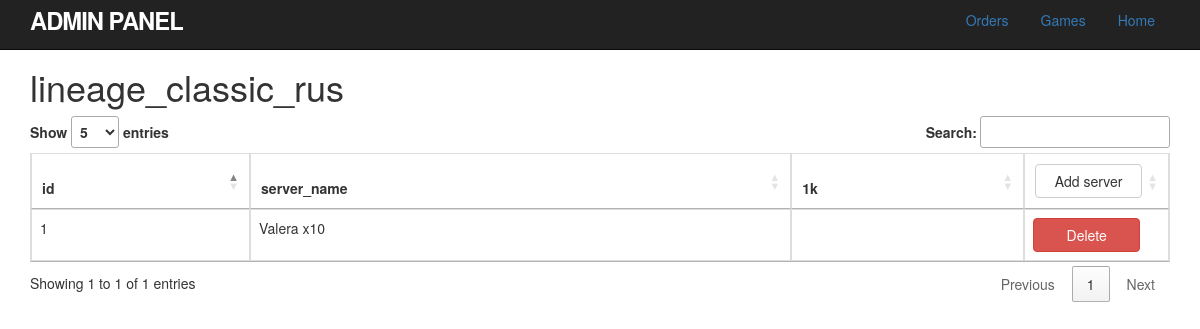
Page /admin/index.php?game=lineage_classic_rus on the committed database.
### tables this page shows
CREATE TABLE IF NOT EXISTS `lineage_classic_rus` (
  `id` int(11) NOT NULL AUTO_INCREMENT,
  `server_name` varchar(32) NOT NULL,
  PRIMARY KEY (`id`)
);

### modules/admin_functions.php (called while the page is built, shortened)
<?php
function servers_all($link, $game_name)
{
    $query = "SELECT * FROM " . $game_name;
    $result = mysqli_query($link, $query);
    $servers = array();
    while ($row = mysqli_fetch_assoc($result)) {
        $servers[] = $row;
    }
    if($game_name == 'lineage_free'){
        $query = "SELECT sum,cost,col FROM coefficients  INNER JOIN " . $game_name . " ON coefficients.server_id = " . $game_name . ".id WHERE coefficients.server_id = " . $game_name . ".id";
        $result = mysqli_query($link, $query);
        if (!$result)
            die(mysqli_error($link));
        $coef = array();
        while ($row = mysqli_fetch_assoc($result)) {
            $coef[] = $row;
        }
        $v = 0;
        $k = ["1k", "1kk", "1kkk"];
        if(!isset($servers))
            return false;
        for ($j = 0; $j < count($servers); $j++) {
            for ($i = 0; $i <= count($coef[$v]); $i++) {
                if($coef[$v]['col'] == false){
                $servers[$j][$k[$i]] = $coef[$v]['cost'];
                } else {
                   $servers[$j]['col'] = $coef[$v]['cost'];
                }
                $v++;
                if (!isset($coef[$v])) {
                    break;
                }
            }
        }
    } else {
    $query = "SELECT sum,cost FROM coefficients  INNER JOIN " . $game_name . " ON coefficients.server_id = " . $game_name . ".id WHERE coefficients.server_id = " . $game_name . ".id";
    $result = mysqli_query($link, $query);
    $coef = array();
    $v = 0;
    $k = ["1k", "1kk", "1kkk"];
    for ($j = 0; $j < count($servers); $j++) {
        for ($i = 0; $i <= count($coef[$v]); $i++) {
            $servers[$j][$k[$i]] = $coef[$v]['cost'];
            $v++;
            if (!isset($coef[$v])) {
                break;
            }
        }
    }
    }
    return $servers;
}

### views/admin_panel.php (the view, shortened to what this page needs)
<!DOCTYPE html>
<html xmlns="http://www.w3.org/1999/html">
<head>
    <link rel="stylesheet" type="text/css" href="https://cdn.datatables.net/1.10.10/css/jquery.dataTables.min.css">
    <link rel="stylesheet" href="https://maxcdn.bootstrapcdn.com/bootstrap/3.3.5/css/bootstrap.min.css">
    <link rel="stylesheet" type="text/css" href="../style/style_admin.css">
</head>
<body>
<header class="navbar navbar-fixed-top navbar-inverse">
    <div class="navbar-inner">
        <div class="container">
            <nav>
                <a href="#" id="logo">Admin Panel</a>
                <ul class="nav pull-right nav-pills">
                    <li><a href="../admin/index.php?orders=true">Orders</a></li>
                    <li id="fat-menu" class="dropdown">
                        <a href="#" class="dropdown-toggle" data-toggle="dropdown">
                            Games</a>
                    </li>
                    <li><a href="../index.php">Home</a></li>
                </ul>
            </nav>
        </div>
    </div>
</header>
<div class="container" id="all">
    <h1 id="tableName"><?= $GLOBALS['game_name'] ?></h1>
    <table id="dataTable" class="table  table-bordered table-hover table-responsive">
        <thead>
        <tr>
            <?php foreach ($servers as $s):
                foreach ($s as $key => $v): ?>
                    <th><?= $key ?></th>
                <?php endforeach;
                break;?>
            <?php endforeach ?>
            <th id="buttonTh"><a href="#serverModal" role="button" class="btn btn-default" data-toggle="modal">Add
                    server</a></th>
        </tr>
        </thead>
        <tbody>
        <?php foreach ($servers as $s) {
            echo '<tr>';
            foreach ($s as $key => $v) {
                echo "<td>{$s[$key]}</td>";
            }
            echo "<td id=\"buttonTh\"><a class=\"btn btn-danger\"
                                 href=\"../admin/index.php?action=delete&id={$s['id']}&game={$GLOBALS['game_name']}\">Delete</a>
            </td>";
            echo '</tr>';
        } ?>
        </tbody>
    </table>
</div>
</body>
</html>

### style/style_admin.css (style rules this page uses)
#logo { float: left; margin-right: 10px; font-size: 1.7em; color: white; text-transform: uppercase; letter-spacing: -1px; padding-top: 9px; font-weight: bold; line-height: 1; }
#tableName { margin-top: 50pt; }
.btn { width: 80pt; }
#buttonTh { width:1%; white-space:nowrap; }

### rows in the picture
lineage_classic_rus: key "id", key "server_name", key "1k", id "1", server_name "Valera x10"

### other values in the picture
$GLOBALS['game_name'] "lineage_classic_rus"
